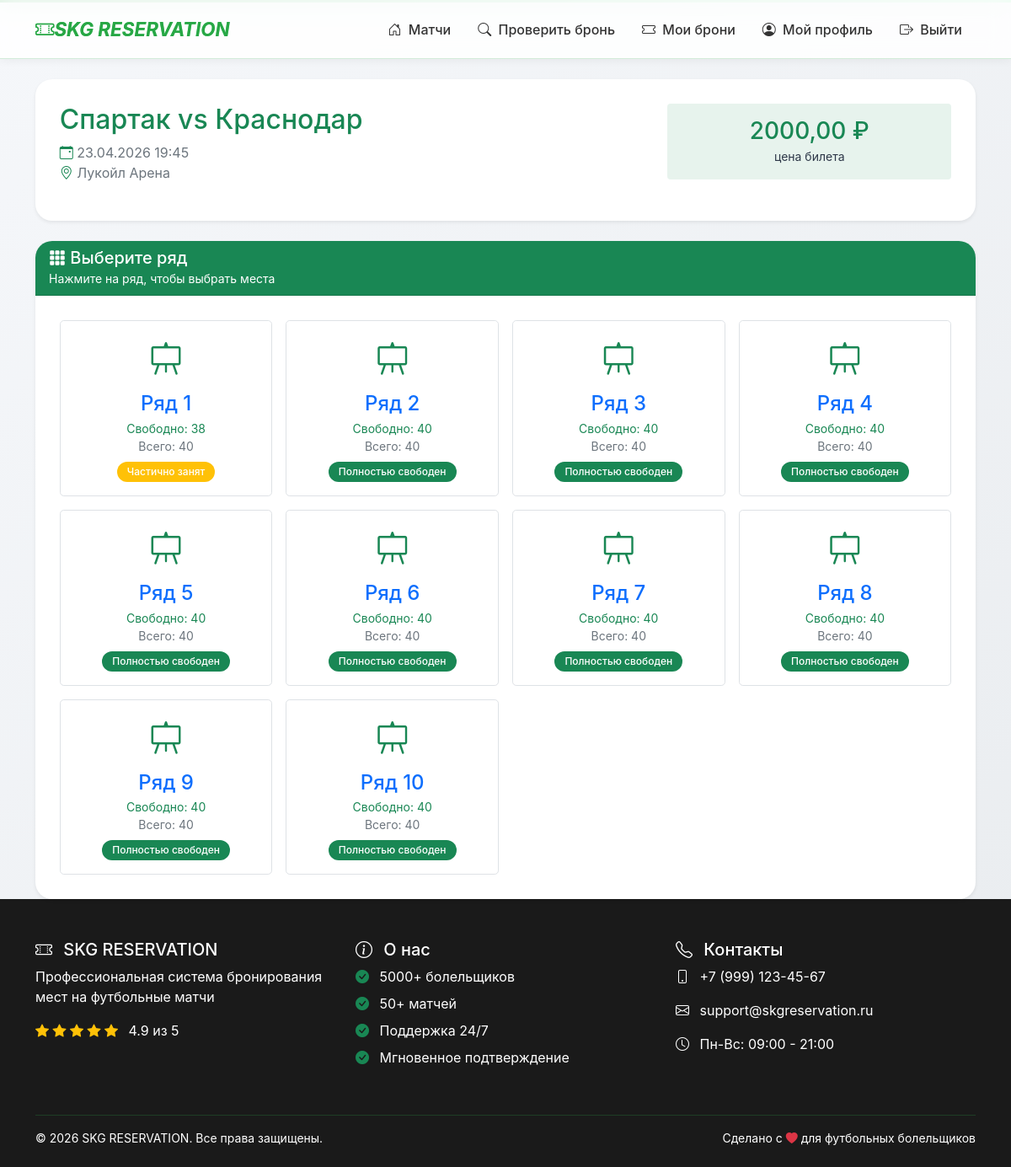
The page /match/5/select-row/ (signed in) on the database its author committed.
### bookings/models.py (models this page shows, shortened)
class Match(models.Model):
    home_team = models.CharField('Хозяева', max_length=100)
    away_team = models.CharField('Гости', max_length=100)
    match_date = models.DateTimeField('Дата и время')
    stadium = models.ForeignKey(Stadium, on_delete=models.CASCADE)
    price = models.DecimalField('Цена', max_digits=10, decimal_places=2, default=500)
    is_active = models.BooleanField('Активен', default=True)
    created_at = models.DateTimeField('Создан', auto_now_add=True)

class Stadium(models.Model):
    name = models.CharField('Название', max_length=200)
    address = models.TextField('Адрес')
    total_seats = models.IntegerField('Всего мест')
    rows = models.IntegerField('Ряды', default=10)
    seats_per_row = models.IntegerField('Мест в ряду', default=20)

### bookings/views.py (the view)
# urls.py: path('match/<int:match_id>/select-row/', views.select_row, name='select_row'),
@login_required
def select_row(request, match_id):
    match = get_object_or_404(Match, id=match_id)
    rows = range(1, match.stadium.rows + 1)
    booked_seats = Booking.objects.filter(
        match=match,
        status='confirmed'
    ).values_list('seats__id', flat=True)
    rows_data = []
    for row in rows:
        seats_in_row = Seat.objects.filter(
            stadium=match.stadium,
            row_number=row
        )
        total_in_row = seats_in_row.count()
        booked_in_row = seats_in_row.filter(id__in=booked_seats).count()
        free_in_row = total_in_row - booked_in_row
        rows_data.append({
            'number': row,
            'total': total_in_row,
            'free': free_in_row,
            'booked': booked_in_row
        })
    return render(request, 'bookings/select_row.html', {
        'match': match,
        'rows': rows_data,
    })

### bookings/context_processors.py (called while the page is built)
def current_datetime(request):
    return {'now': timezone.now()}

### bookings/templates/bookings/select_row.html (shortened to what this page needs)
{% extends 'bookings/base.html' %}
{% block content %}
<div class="card shadow-sm mb-4">
    <div class="card-body">
        <div class="row">
            <div class="col-md-8">
                <h2 class="text-success">{{ match.home_team }} vs {{ match.away_team }}</h2>
                <p class="text-muted">
                    <i class="bi bi-calendar-event text-success"></i> {{ match.match_date|date:"d.m.Y H:i" }}<br>
                    <i class="bi bi-geo-alt text-success"></i> {{ match.stadium.name }}
                </p>
            </div>
            <div class="col-md-4">
                <div class="bg-success bg-opacity-10 rounded p-3 text-center">
                    <h3 class="text-success mb-0">{{ match.price }} ₽</h3>
                    <small>цена билета</small>
                </div>
            </div>
        </div>
    </div>
</div>
<div class="card shadow-sm">
    <div class="card-header bg-success text-white">
        <h5 class="mb-0"><i class="bi bi-grid-3x3-gap-fill"></i> Выберите ряд</h5>
        <small>Нажмите на ряд, чтобы выбрать места</small>
    </div>
    <div class="card-body">
        <div class="row g-3">
            {% for row in rows %}
            <div class="col-md-3 col-sm-4 col-6">
                <a href="{% url 'select_seats' match.id row.number %}" class="text-decoration-none">
                    <div class="border rounded-3 p-3 text-center text-hover" style="transition: all 0.3s ease; background: white;">
                        <i class="bi bi-easel fs-1 text-success"></i>
                        <h4 class="mt-2 mb-1">Ряд {{ row.number }}</h4>
                        <p class="small mb-0">
                            <span class="text-success">Свободно: {{ row.free }}</span><br>
                            <span class="text-secondary">Всего: {{ row.total }}</span>
                        </p>
                        {% if row.free == 0 %}
                        <span class="badge bg-danger mt-2">Полностью занят</span>
                        {% elif row.free == row.total %}
                        <span class="badge bg-success mt-2">Полностью свободен</span>
                        {% else %}
                        <span class="badge bg-warning mt-2">Частично занят</span>
                        {% endif %}
                    </div>
                </a>
            </div>
            {% endfor %}
        </div>
    </div>
</div>
{% endblock %}

### static/css/style.css (style rules this page uses)
:root { --primary: #28a745; --primary-dark: #218838; --primary-light: #86efac; --dark: #1a1a1a; --gray: #6c757d; --light: #f8f9fa; --gradient: linear-gradient(135deg, #28a745 0%, #86efac 100%); --shadow: 0 10px 30px rgba(0, 0, 0, 0.1); --shadow-hover: 0 20px 40px rgba(0, 0, 0, 0.15); --transition: all 0.3s cubic-bezier(0.4, 0, 0.2, 1); }
* { margin: 0; padding: 0; box-sizing: border-box; }
html, body { height: 100%; scroll-behavior: smooth; }
body { font-family: 'Inter', -apple-system, BlinkMacSystemFont, 'Segoe UI', Roboto, sans-serif; background: linear-gradient(135deg, #f5f7fa 0%, #e9ecef 100%); color: #2d3748; display: flex; flex-direction: column; min-height: 100vh; }
.card { background: white; border: none; border-radius: 20px; transition: var(--transition); overflow: hidden; position: relative; box-shadow: var(--shadow); }
.card::before { content: ''; position: absolute; top: 0; left: 0; right: 0; height: 4px; background: var(--gradient); transform: translateY(-100%); transition: var(--transition); }
.card-body { padding: 1.8rem; }
.badge { transition: all 0.3s ease; }
.badge { padding: 6px 12px; border-radius: 50px; font-weight: 500; }
.card-header { border-radius: 0; }

### bookings/templates/bookings/base.html (style rules this page uses)
html, body { height: 100%; margin: 0; padding: 0; }
body { display: flex; flex-direction: column; min-height: 100vh; }

### rows shown on the page
Match: home_team "Спартак", away_team "Краснодар", match_date "23.04.2026 19:45", stadium.name "Лукойл Арена", price "2000,00"

### other values the page prints
{{ row.number }} "1" "2" "3" "4" "5" "6" "7" "8" "9" "10"
{{ row.free }} "38" "40" "40" "40" "40" "40" "40" "40" "40" "40"
{{ row.total }} "40" "40" "40" "40" "40" "40" "40" "40" "40" "40"
